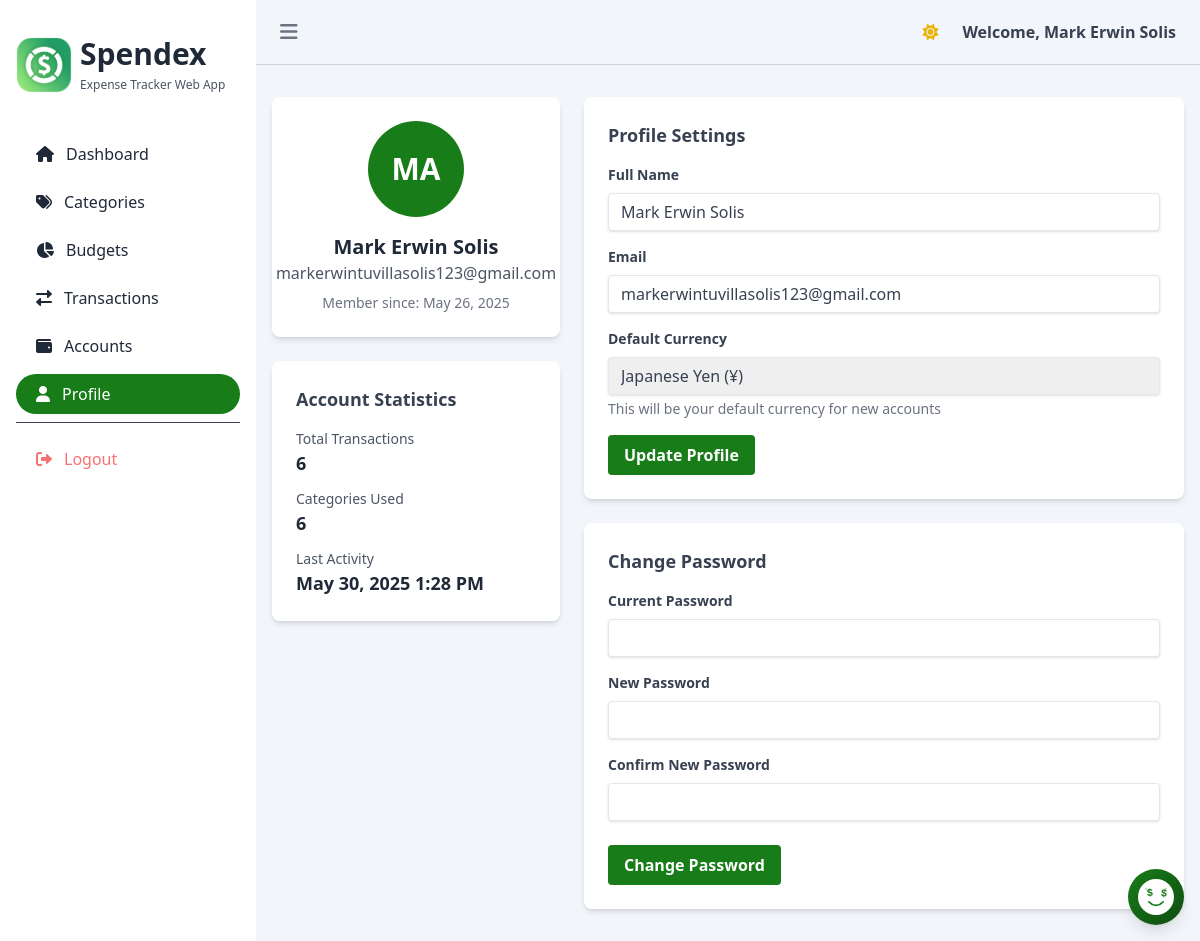
The app's page /profile.php (signed in) with its own data.
### tables this page shows
CREATE TABLE `users` (
  `id` int(11) NOT NULL,
  `name` varchar(255) NOT NULL,
  `email` varchar(255) NOT NULL,
  `password` varchar(255) NOT NULL,
  `currency` varchar(3) NOT NULL DEFAULT 'PHP',
  `last_login` timestamp NULL DEFAULT NULL,
  `created_at` timestamp NOT NULL DEFAULT current_timestamp()
);

### profile.php (the view, shortened to what this page needs)
<?php
include_once 'dbconn.php';
$user_id = $_SESSION['user_id'];
$user = null;
try {
    $stmt = $conn->prepare("SELECT id, name, email, currency, created_at, last_login FROM users WHERE id = ?");
    $stmt->execute([$user_id]);
    $user = $stmt->fetch(PDO::FETCH_ASSOC);
    $user['formatted_date'] = $user['created_at'] ? date('F j, Y', strtotime($user['created_at'])) : 'Active User';
    $user['last_login_formatted'] = $user['last_login'] ? date('F j, Y g:i A', strtotime($user['last_login'])) : 'Never';
} catch(PDOException $e) {
    $error_message = "Database Error: " . $e->getMessage();
    error_log("Error fetching user data: " . $e->getMessage());
    $user = [
        'name' => $_SESSION['user_name'] ?? 'User',
        'email' => '',
        'formatted_date' => 'Active User'
    ];
}
try {
    $stmt = $conn->prepare("SELECT COUNT(*) FROM transactions WHERE user_id = ?");
    $stmt->execute([$user_id]);
    $total_transactions = $stmt->fetchColumn();
    $stmt = $conn->prepare("SELECT COUNT(DISTINCT category_id) FROM transactions WHERE user_id = ?");
    $stmt->execute([$user_id]);
    $categories_used = $stmt->fetchColumn();
} catch(PDOException $e) {
    error_log("Error fetching user statistics: " . $e->getMessage());
}
?>
<!DOCTYPE html>
<html lang="en" class="light">
<head>
    <script src="https://cdn.tailwindcss.com"></script>
    <link rel="stylesheet" href="https://cdnjs.cloudflare.com/ajax/libs/font-awesome/6.0.0/css/all.min.css">
</head>
<body class="bg-[#f2f5fa] dark:bg-dark-bg-primary min-h-screen transition-colors duration-200">
    <div id="sidebar" class="fixed top-0 left-0 h-full w-64 bg-white dark:bg-dark-bg-secondary text-gray-800 dark:text-white transform lg:translate-x-0 -translate-x-full transition-transform duration-300 ease-in-out z-50">
        <div class="p-4">
            <div class="mb-10 mt-5 flex items-center space-x-2">
                <img src="lightmode.png" alt="Spendex Logo" class="h-14 w-14 block dark:hidden">
                <div class="flex flex-col">
                    <span class="text-3xl font-bold mb-1">Spendex</span>
                    <span class="text-[12px] font-medium text-gray-600 dark:text-gray-400">Expense Tracker Web App</span>
                </div>
            </div>
            <nav>
                <ul class="space-y-2">
                    <li>
                        <a href="dashboard.php" class="flex items-center p-2 pl-5 hover:bg-gray-100 dark:hover:bg-gray-700 rounded-full">
                            <i class="fas fa-home mr-3"></i>
                            Dashboard
                        </a>
                    </li>
                    <li>
                        <a href="categories.php" class="flex items-center p-2 pl-5 hover:bg-gray-100 dark:hover:bg-gray-700 rounded-full">
                            <i class="fas fa-tags mr-3"></i>
                            Categories
                        </a>
                    </li>
                    <li>
                        <a href="budget.php" class="flex items-center p-2 pl-5 hover:bg-gray-100 dark:hover:bg-gray-700 rounded-full">
                            <i class="fas fa-chart-pie mr-3"></i>
                            Budgets
                        </a>
                    </li>
                    <li>
                        <a href="transaction.php" class="flex items-center p-2 pl-5 hover:bg-gray-100 dark:hover:bg-gray-700 rounded-full">
                            <i class="fas fa-exchange-alt mr-3"></i>
                            Transactions
                        </a>
                    </li>
                    <li>
                        <a href="account.php" class="flex items-center p-2 pl-5 hover:bg-gray-100 dark:hover:bg-gray-700 rounded-full">
                            <i class="fas fa-wallet mr-3"></i>
                            Accounts
                        </a>
                    </li>
                    <li>
                        <a href="profile.php" class="flex items-center p-2 pl-5 bg-[#187C19] text-white rounded-full">
                            <i class="fas fa-user mr-3"></i>
                            Profile
                        </a>
                    </li>
                    <li class="pt-4 mt-4 border-t border-gray-700">
                        <a href="actions/logout.php" class="flex items-center p-2 pl-5 hover:bg-gray-100 dark:hover:bg-gray-700 rounded-full text-red-400">
                            <i class="fas fa-sign-out-alt mr-3"></i>
                            Logout
                        </a>
                    </li>
                </ul>
            </nav>
        </div>
    </div>
    <div class="min-h-screen lg:ml-64">
        <nav>
            <div class="container mx-auto px-6 py-3 flex justify-between items-center border-b border-gray-300 dark:border-gray-700">
                <div class="flex items-center">
                    <button id="sidebarToggle" class="text-gray-500 dark:text-gray-300 hover:text-gray-700 dark:hover:text-white focus:outline-none mr-4 ">
                        <i class="fas fa-bars text-xl"></i>
                    </button>
                </div>
                <div class="flex items-center space-x-4">
                    <button id="themeToggle" class="p-2 rounded-lg hover:bg-gray-100 dark:hover:bg-gray-700 focus:outline-none">
                        <i class="fas fa-sun text-yellow-500 dark:hidden"></i>
                    </button>
                    <span class="text-gray-700 font-bold dark:text-gray-300">Welcome, <?php echo htmlspecialchars($_SESSION['user_name']); ?></span>
                </div>
            </div>
        </nav>
        <div class="container mx-auto px-4 py-8">
            <div class="grid grid-cols-1 md:grid-cols-3 gap-6">
                <div class="md:col-span-1">
                    <div class="bg-white dark:bg-dark-bg-secondary rounded-lg shadow-md p-6 mb-6">
                        <div class="flex flex-col items-center">
                            <div class="w-24 h-24 rounded-full bg-[#187C19] flex items-center justify-center text-white text-3xl font-bold mb-4">
                                <?php echo strtoupper(substr($user['name'] ?? '', 0, 2)); ?>
                            </div>
                            <h2 class="text-xl font-bold text-gray-800 dark:text-gray-300"><?php echo htmlspecialchars($user['name'] ?? ''); ?></h2>
                            <p class="text-gray-600 dark:text-gray-400"><?php echo htmlspecialchars($user['email'] ?? ''); ?></p>
                            <p class="text-gray-500 dark:text-gray-500 text-sm mt-2">
                                Member since: <?php echo $user['formatted_date']; ?>
                            </p>
                        </div>
                    </div>
                    <div class="bg-white dark:bg-dark-bg-secondary rounded-lg shadow-md p-6">
                        <h3 class="text-lg font-semibold text-gray-700 dark:text-gray-300 mb-4">Account Statistics</h3>
                        <div class="space-y-3">
                            <div>
                                <p class="text-sm text-gray-600 dark:text-gray-400">Total Transactions</p>
                                <p class="text-lg font-bold text-gray-800 dark:text-gray-300"><?php echo $total_transactions; ?></p>
                            </div>
                            <div>
                                <p class="text-sm text-gray-600 dark:text-gray-400">Categories Used</p>
                                <p class="text-lg font-bold text-gray-800 dark:text-gray-300"><?php echo $categories_used; ?></p>
                            </div>
                            <div>
                                <p class="text-sm text-gray-600 dark:text-gray-400">Last Activity</p>
                                <p class="text-lg font-bold text-gray-800 dark:text-gray-300">
                                    <?php
                                    if ($user['last_login']) {
                                        echo date('M d, Y g:i A', strtotime($user['last_login']));
                                    } else {
                                        echo 'No activity';
                                    }
                                    ?>
                                </p>
                            </div>
                        </div>
                    </div>
                </div>
                <div class="md:col-span-2">
                    <div class="bg-white dark:bg-dark-bg-secondary rounded-lg shadow-md p-6 mb-6">
                        <h2 class="text-lg font-semibold text-gray-700 dark:text-gray-300 mb-4">Profile Settings</h2>
                        <form method="POST" action="actions/update_profile.php">
                            <div class="mb-4">
                                <label for="name" class="block text-gray-700 dark:text-gray-300 text-sm font-bold mb-2">Full Name</label>
                                <input type="text" id="name" name="name" value="<?php echo htmlspecialchars($user['name'] ?? ''); ?>" class="shadow appearance-none border rounded w-full py-2 px-3 text-gray-700 dark:text-gray-300 dark:bg-gray-700 dark:border-gray-600 leading-tight focus:outline-none focus:shadow-outline" required>
                            </div>
                            <div class="mb-4">
                                <label for="email" class="block text-gray-700 dark:text-gray-300 text-sm font-bold mb-2">Email</label>
                                <input type="email" id="email" name="email" value="<?php echo htmlspecialchars($user['email'] ?? ''); ?>" class="shadow appearance-none border rounded w-full py-2 px-3 text-gray-700 dark:text-gray-300 dark:bg-gray-700 dark:border-gray-600 leading-tight focus:outline-none focus:shadow-outline" required>
                            </div>
                            <div class="mb-4">
                                <label for="currency" class="block text-gray-700 dark:text-gray-300 text-sm font-bold mb-2">Default Currency</label>
                                <select id="currency" name="currency" class="shadow appearance-none border rounded w-full py-2 px-3 text-gray-700 dark:text-gray-300 dark:bg-gray-700 dark:border-gray-600 leading-tight focus:outline-none focus:shadow-outline" required>
                                    <option value="JPY" <?php echo ($user['currency'] ?? 'PHP') === 'JPY' ? 'selected' : ''; ?>>Japanese Yen (¥)</option>
                                </select>
                                <p class="text-sm text-gray-500 dark:text-gray-400 mt-1">This will be your default currency for new accounts</p>
                            </div>
                            <button type="submit" name="update_profile" class="bg-[#187C19] hover:bg-green-600 text-white font-bold py-2 px-4 rounded focus:outline-none focus:shadow-outline">
                                Update Profile
                            </button>
                        </form>
                    </div>
                    <div class="bg-white dark:bg-dark-bg-secondary rounded-lg shadow-md p-6">
                        <h2 class="text-lg font-semibold text-gray-700 dark:text-gray-300 mb-4">Change Password</h2>
                        <form method="POST" action="actions/change_password.php" id="passwordForm">
                            <div class="mb-4">
                                <label for="current-password" class="block text-gray-700 dark:text-gray-300 text-sm font-bold mb-2">Current Password</label>
                                <input type="password" id="current-password" name="current_password" class="shadow appearance-none border rounded w-full py-2 px-3 text-gray-700 dark:text-gray-300 dark:bg-gray-700 dark:border-gray-600 leading-tight focus:outline-none focus:shadow-outline" required>
                            </div>
                            <div class="mb-4">
                                <label for="new-password" class="block text-gray-700 dark:text-gray-300 text-sm font-bold mb-2">New Password</label>
                                <input type="password" id="new-password" name="new_password" class="shadow appearance-none border rounded w-full py-2 px-3 text-gray-700 dark:text-gray-300 dark:bg-gray-700 dark:border-gray-600 leading-tight focus:outline-none focus:shadow-outline" required>
                            </div>
                            <div class="mb-6">
                                <label for="confirm-password" class="block text-gray-700 dark:text-gray-300 text-sm font-bold mb-2">Confirm New Password</label>
                                <input type="password" id="confirm-password" name="confirm_password" class="shadow appearance-none border rounded w-full py-2 px-3 text-gray-700 dark:text-gray-300 dark:bg-gray-700 dark:border-gray-600 leading-tight focus:outline-none focus:shadow-outline" required>
                            </div>
                            <button type="submit" name="change_password" class="bg-[#187C19] hover:bg-green-600 text-white font-bold py-2 px-4 rounded focus:outline-none focus:shadow-outline">
                                Change Password
                            </button>
                        </form>
                    </div>
                </div>
            </div>
        </div>
    </div>
<?php include 'includes/spendora_chat.php'; ?>
</body>
</html>

### records on screen
users: name "MA", name "Mark Erwin Solis", email "markerwintuvillasolis123@gmail.com", last_login "May 30, 2025 1:28 PM", currency "Japanese Yen (¥)"

### other values on screen
$_SESSION['user_name'] "Mark Erwin Solis"
$user['formatted_date'] "May 26, 2025"
$total_transactions "6"
$categories_used "6"
